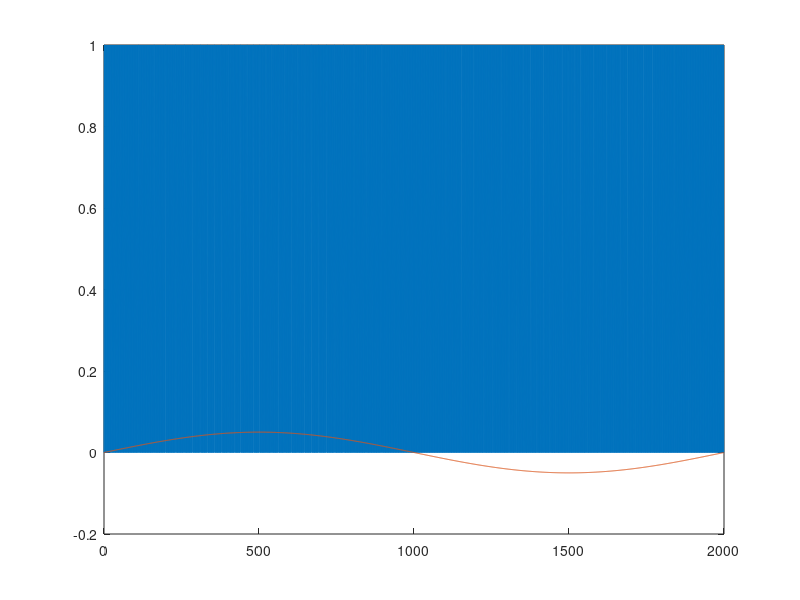

Write the MATLAB code that produced this figure.
clear all;
Fs = 1000000;
Ts = 1/Fs;
Ftone = 500;
Attenuation = 20;

% This must be integer!
Nperiod = Fs/Ftone;

%Generate tone
n=0:(Nperiod-1);
tone = sin(2*pi*Ftone*n*Ts);
tone = tone/Attenuation;
qe = 0;

%Generate PDM in [-1, 1]
for i=1:length(tone)
 if ( tone(i) > qe )
   pdm(i) = 1;
 else
   pdm(i) = -1;
 endif
 qe = pdm(i) - tone(i) + qe;
endfor

%Frame in [0, 1]
pdm = pdm + 1;
pdm = pdm / 2;

plot(n, pdm, n, tone);

pdmint = int32(pdm);
dlmwrite ("tonepdm.txt", pdmint, "delimiter", ",", "newline", "\n")
